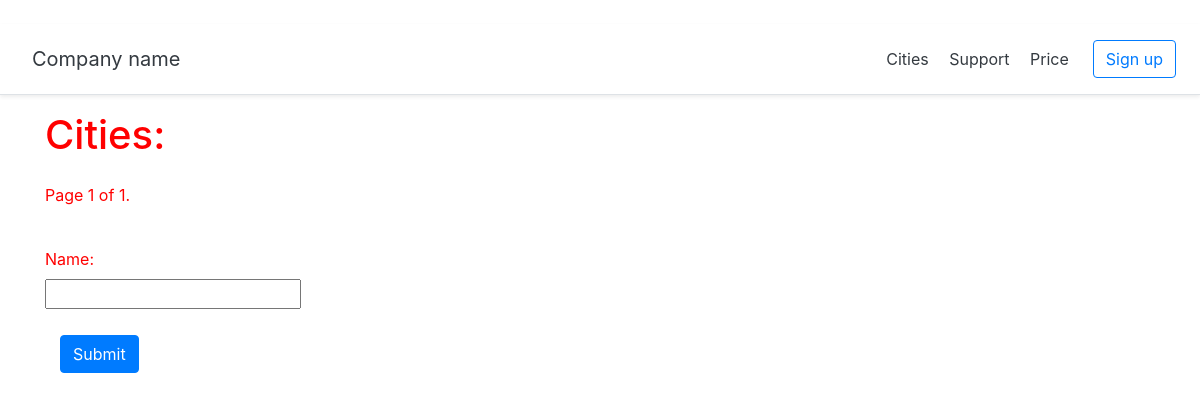
The page /cities/ on the database as committed earlier.
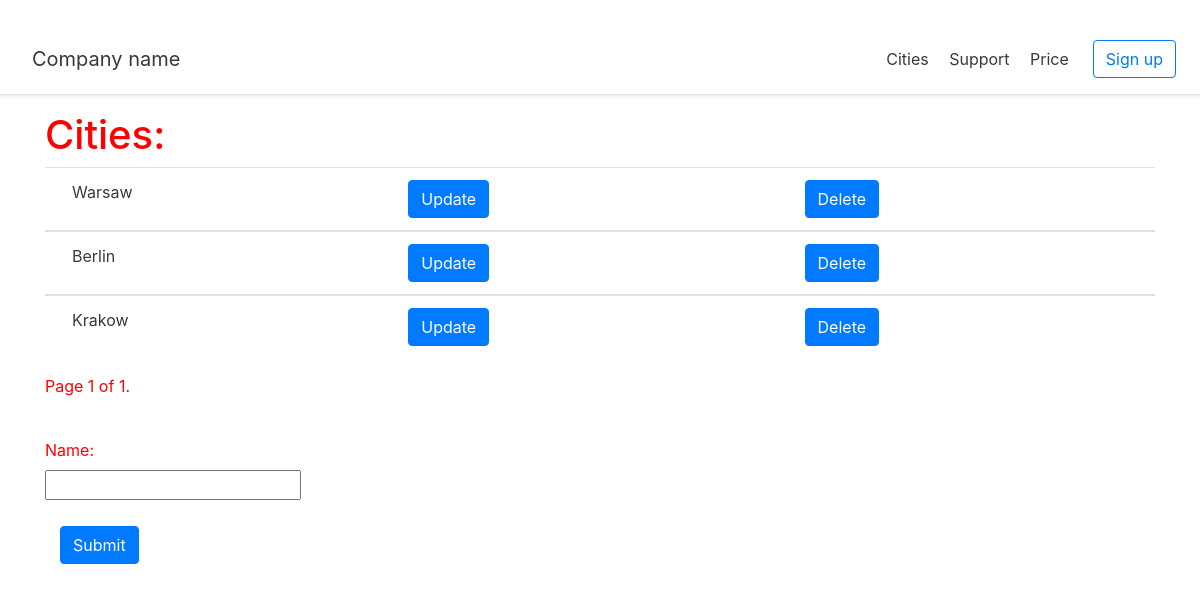
The same page on the database as committed later.
### cities/models.py (models this page shows, shortened)
class City(models.Model):
    name = models.CharField(max_length=100, unique=False)

### cities/views.py (the view)
# urls.py: path('', views.cities_showcase, name='first_test'),
def cities_showcase(request):
    if request.method == 'POST':
        form = City_Input(request.POST)
        if form.is_valid():
            form.save()
    form = City_Input()
    cities = City.objects.all()
    paginator = Paginator(cities, 5)
    page_number = request.GET.get('page')
    page_obj = paginator.get_page(page_number)
    context = {'page_obj': page_obj, 'form': form}
    return render(request, 'cities/index.html', context)

### cities/forms.py
class City_Input(ModelForm):
    class Meta:
        model = City
        fields = ['name', ]

### cities/templates/cities/index.html (shortened to what this page needs)
{% extends "cities/base.html" %}
    {% block content %}
    <div CLASS="container">
        <h1>Cities: </h1>
        <div class="row">
            <div class="col-md">
                    <table class="table">
                        {% for object in page_obj %}
                            <tbody>
                                <tr>
                                    <td>
                                        <a class="col-sm-2 text-dark" href="{% url 'detail_view' object.pk %}">{{object.name}}</a>
                                    </td>
                                    <td>
                                        <a class="col-sm-2 text-dark" href="{% url 'update_view' object.id %}">
                                            <button type="submit" class="btn btn-primary">Update</button>
                                        </a>
                                    </td>
                                    <td>
                                        <a class="col-sm-2 text-dark" href="{% url 'delete_view' object.id %}">
                                            <button type="submit" class="btn btn-primary">Delete</button>
                                        </a>
                                    </td>
                                </tr>
                            </tbody>
                        {% endfor %}
                    </table>
                <div style="margin: auto" class="pagination">
    <span class="step-links">
        <span class="current">
            Page {{ page_obj.number }} of {{ page_obj.paginator.num_pages }}.
        </span>
    </span>
</div>
           </div>
        </div>
        <div class="row">
                <div style="margin-top: 40px;" class="col-sm-2 themed-grid-col">
                    <form action="" method="POST">
                      <div class="col-xs-1">
                          {{form.as_p}}
                      </div>
                        <div class="col">
                            <input class="btn btn-primary" type="submit" value="Submit" style="margin-top: 10px">
                        </div>
                    </form>
                </div>
        </div>
    </div>
    {% endblock content %}

Rows that differ between the two databases and show on the page:
added City: name "Warsaw"
added City: name "Berlin"
added City: name "Krakow"
